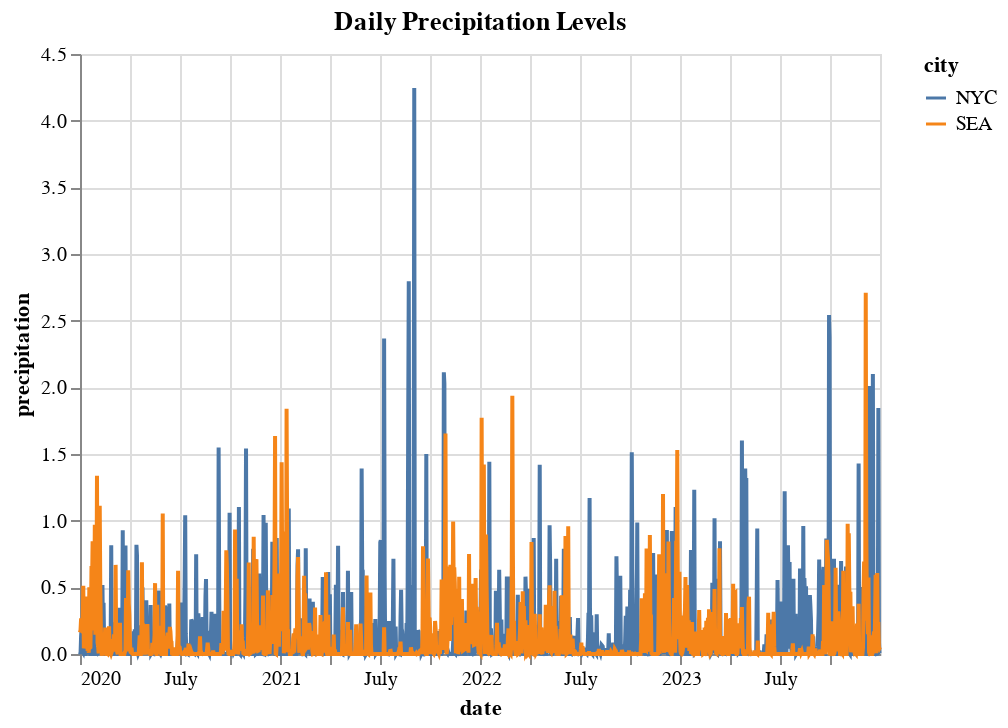

Write notebook code for a chart like this one.
### Markdown cell above
Perform analyses necessary to answer the questions. You will likely start by trying many things, some of which are useful and some of which are not. Don't be afraid to try different analyses at first. You will edit your notebook to a clean version that retains only the essential components at the end of the project.

### Code cell
alt.Chart(df).mark_line().encode(
    x='date:T',
    y='precipitation:Q',
    color='city:N'
).properties(
    title='Daily Precipitation Levels'
)

### Figure 1 — Vega-Lite specification as saved in the notebook (floating-point values rounded to 4 significant figures; data arrays with more than 128 entries replaced by an {"elided": "..."} marker saying what was removed)
{"config": {"view": {"continuousWidth": 400, "continuousHeight": 300}}, "data": {"name": "data-1cb5c7496645a94508b21e41a67d8e48"}, "mark": "line", "encoding": {"color": {"field": "city", "type": "nominal"}, "x": {"field": "date", "type": "temporal"}, "y": {"field": "precipitation", "type": "quantitative"}}, "title": "Daily Precipitation Levels", "$schema": "https://vega.github.io/schema/vega-lite/v4.17.0.json", "datasets": {"data-1cb5c7496645a94508b21e41a67d8e48": {"elided": "2922 records"}}}
